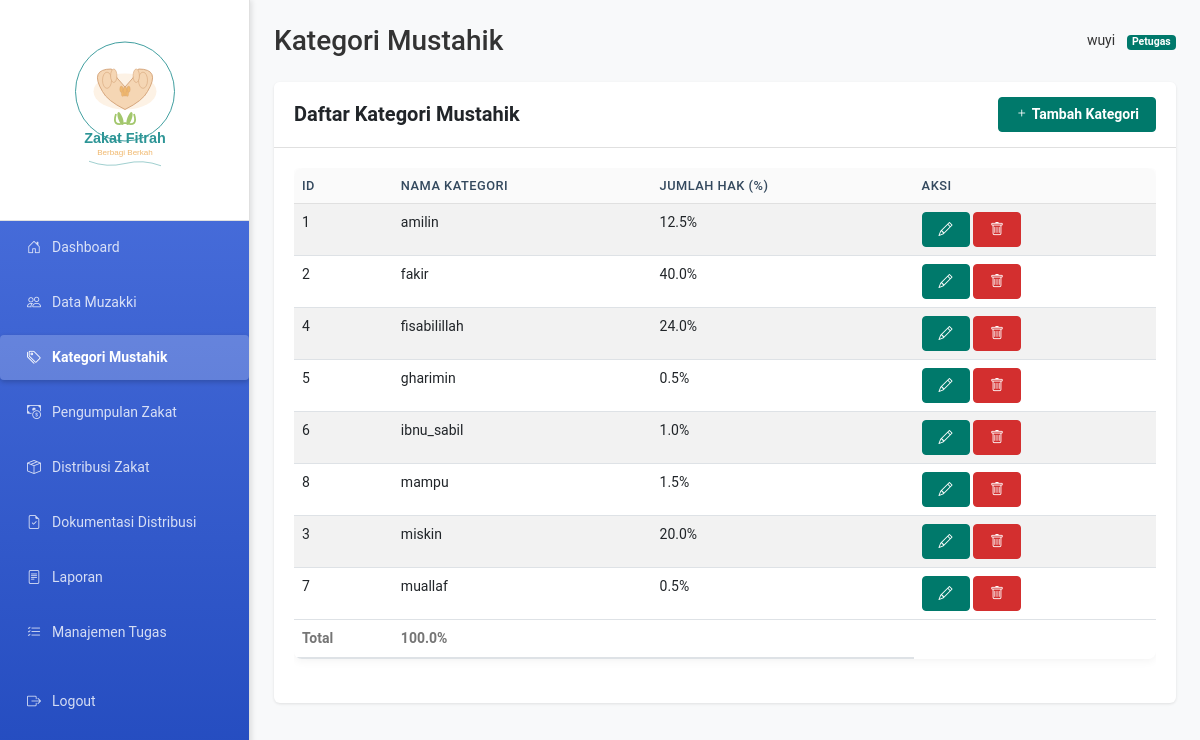
Screenshot of /views/kategori_mustahik.php (signed in) with the database file from the repository.
### tables this page shows
CREATE TABLE `kategori_mustahik` (
  `id_kategori` int(11) NOT NULL,
  `nama_kategori` varchar(50) NOT NULL,
  `jumlah_hak` float NOT NULL,
  `created_at` timestamp NOT NULL DEFAULT current_timestamp()
);

### views/kategori_mustahik.php (the view, shortened to what this page needs)
<?php
$database = new Database();
$db = $database->getConnection();
$stmt = $db->query("SELECT * FROM kategori_mustahik ORDER BY nama_kategori ASC");
$kategori = $stmt->fetchAll(PDO::FETCH_ASSOC);
$total_hak = array_sum(array_column($kategori, 'jumlah_hak'));
?>
<div class="card">
    <div class="card-header d-flex justify-content-between align-items-center">
        <h5 class="mb-0">Daftar Kategori Mustahik</h5>
        <button type="button" class="btn btn-primary btn-sm" onclick="showAddModal()">
            <i class="bi bi-plus"></i> Tambah Kategori
        </button>
    </div>
    <div class="card-body">
        <div class="table-responsive">
            <table class="table table-striped">
                <thead>
                    <tr>
                        <th>ID</th>
                        <th>Nama Kategori</th>
                        <th>Jumlah Hak (%)</th>
                        <th>Aksi</th>
                    </tr>
                </thead>
                <tbody>
                    <?php foreach ($kategori as $k): ?>
                    <tr>
                        <td><?php echo $k['id_kategori']; ?></td>
                        <td><?php echo htmlspecialchars($k['nama_kategori']); ?></td>
                        <td><?php echo number_format($k['jumlah_hak'], 1); ?>%</td>
                        <td>
                            <button class="btn btn-sm btn-primary" onclick="showEditModal(<?php echo htmlspecialchars(json_encode($k)); ?>)">
                                <i class="bi bi-pencil"></i>
                            </button>
                            <button class="btn btn-sm btn-danger" onclick="showDeleteModal(<?php echo $k['id_kategori']; ?>)">
                                <i class="bi bi-trash"></i>
                            </button>
                        </td>
                    </tr>
                    <?php endforeach; ?>
                </tbody>
                <tfoot>
                    <tr>
                        <th>Total</th>
                        <th><?php echo number_format($total_hak, 1); ?>%</th>
                        <th></th>
                    </tr>
                </tfoot>
            </table>
        </div>
    </div>
</div>
<?php
include '../views/templates/layout.php';

### assets/css/custom.css (style rules this page uses)
:root { --zakat-primary: #2E7D32; --zakat-primary-light: #4CAF50; --zakat-primary-dark: #1B5E20; --zakat-secondary: #FF8F00; --zakat-accent: #1565C0; --zakat-warning: #F57C00; --zakat-danger: #D32F2F; --zakat-success: #388E3C; --zakat-info: #0288D1; --zakat-light: #F5F5F5; --zakat-dark: #212121; --zakat-grey: #757575; --zakat-white: #FFFFFF; --font-primary: 'Nunito', 'Segoe UI', Roboto, -apple-system, sans-serif; --font-secondary: 'Nunito Sans', Arial, sans-serif; --spacing-xs: 0.25rem; --spacing-sm: 0.5rem; --spacing-md: 1rem; --spacing-lg: 1.5rem; --spacing-xl: 2rem; --border-radius-sm: 0.25rem; --border-radius-md: 0.5rem; --border-radius-lg: 1rem; --shadow-sm: 0 1px 3px rgba(0,0,0,0.12), 0 1px 2px rgba(0,0,0,0.24); --shadow-md: 0 3px 6px rgba(0,0,0,0.16), 0 3px 6px rgba(0,0,0,0.23); --shadow-lg: 0 10px 20px rgba(0,0,0,0.19), 0 6px 6px rgba(0,0,0,0.23); --transition-fast: all 0.2s ease; --transition-normal: all 0.3s ease; --transition-slow: all 0.5s ease; }
body { font-family: var(--font-primary); color: var(--zakat-dark); background-color: #f8f9fa; line-height: 1.6; margin: 0; padding: 0; overflow-x: hidden; }
h1, h2, h3, h4, h5, h6 { font-weight: 700; margin-bottom: var(--spacing-md); }
.btn-primary { background-color: var(--zakat-primary); border-color: var(--zakat-primary); }
.btn { border-radius: var(--border-radius-sm); transition: var(--transition-fast); }
.card { border: none; border-radius: var(--border-radius-md); box-shadow: var(--shadow-sm); margin-bottom: var(--spacing-lg); transition: var(--transition-fast); overflow: hidden; }
.card-header { background-color: var(--zakat-white); border-bottom: 1px solid rgba(0,0,0,0.05); padding: var(--spacing-md) var(--spacing-lg); }
.card-body { padding: var(--spacing-lg); }
.table { margin-bottom: 0; }
.table th { font-weight: 600; color: var(--zakat-grey); border-top: none; border-bottom: 2px solid #dee2e6; }
.table-responsive { border-radius: var(--border-radius-sm); }
:root { --primary-color: #4e73df; --primary-dark: #375bce; --secondary-color: #858796; --success-color: #1cc88a; --info-color: #36b9cc; --warning-color: #f6c23e; --danger-color: #e74a3b; --light-color: #f8f9fc; --dark-color: #5a5c69; }
body { font-family: 'Nunito', -apple-system, BlinkMacSystemFont, 'Segoe UI', Roboto, 'Helvetica Neue', Arial, sans-serif; font-size: 0.875rem; background-color: #f8f9fc; color: #5a5c69; }
.card { border: none; border-radius: 0.35rem; box-shadow: 0 0.15rem 1.75rem 0 rgba(58, 59, 69, 0.1); margin-bottom: 1.5rem; }
.card-header { background-color: #f8f9fc; border-bottom: 1px solid #e3e6f0; padding: 0.75rem 1.25rem; }
.card-body { padding: 1.25rem; }
.table thead th { vertical-align: bottom; border-bottom: 2px solid #e3e6f0; background-color: #f8f9fc; color: #6e707e; font-weight: 700; font-size: 0.75rem; text-transform: uppercase; letter-spacing: 0.05em; }
.btn-primary { background-color: var(--primary-color); border-color: var(--primary-color); }
:root { --primary: #2c3e50; --secondary: #34495e; --success: #27ae60; --info: #3498db; --warning: #f39c12; --danger: #e74c3c; --light: #ecf0f1; --dark: #1a252f; --gray: #95a5a6; --sidebar-width: 250px; --sidebar-collapsed: 70px; --header-height: 60px; --footer-height: 50px; }
body { font-family: 'Nunito', -apple-system, BlinkMacSystemFont, "Segoe UI", Roboto, "Helvetica Neue", Arial, sans-serif; color: #333; background-color: #f5f8fa; min-height: 100vh; display: flex; flex-direction: column; }
.card { border: none; border-radius: 0.5rem; box-shadow: 0 2px 10px rgba(0,0,0,0.05); transition: transform 0.2s, box-shadow 0.2s; margin-bottom: 1.5rem; }
.card-header { background-color: rgba(0,0,0,0.02); border-bottom: 1px solid rgba(0,0,0,0.05); font-weight: 600; }
.btn { border-radius: 0.25rem; font-weight: 600; padding: 0.375rem 1rem; transition: all 0.2s; }
.btn-primary { background-color: var(--primary); border-color: var(--primary); }
.btn-danger { background-color: var(--danger); border-color: var(--danger); }
.table { border-radius: 0.5rem; overflow: hidden; box-shadow: 0 2px 10px rgba(0,0,0,0.05); margin-bottom: 1.5rem; }
.table thead th { background-color: var(--light); border-bottom: none; font-weight: 600; text-transform: uppercase; font-size: 0.8rem; letter-spacing: 0.5px; color: var(--secondary); }

### rows the page displays
kategori_mustahik: id_kategori "1", nama_kategori "amilin", jumlah_hak "12.5"
kategori_mustahik: id_kategori "2", nama_kategori "fakir", jumlah_hak "40.0"
kategori_mustahik: id_kategori "4", nama_kategori "fisabilillah", jumlah_hak "24.0"
kategori_mustahik: id_kategori "5", nama_kategori "gharimin", jumlah_hak "0.5"
kategori_mustahik: id_kategori "6", nama_kategori "ibnu_sabil", jumlah_hak "1.0"
kategori_mustahik: id_kategori "8", nama_kategori "mampu", jumlah_hak "1.5"
kategori_mustahik: id_kategori "3", nama_kategori "miskin", jumlah_hak "20.0"
kategori_mustahik: id_kategori "7", nama_kategori "muallaf", jumlah_hak "0.5"

### other values shown
$page_title "Kategori Mustahik"
$_SESSION['user']['username'] "wuyi"
$_SESSION['user']['role'] "Petugas"
$total_hak "100.0"
